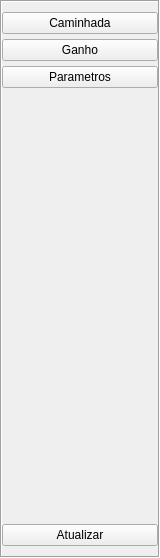
     <widget class="QFrame" name="change_window_frame">
      <property name="minimumSize">
       <size>
        <width>160</width>
        <height>0</height>
       </size>
      </property>
      <property name="maximumSize">
       <size>
        <width>160</width>
        <height>16777215</height>
       </size>
      </property>
      <property name="styleSheet">
       <string notr="true"/>
      </property>
      <property name="frameShape">
       <enum>QFrame::Box</enum>
      </property>
      <property name="frameShadow">
       <enum>QFrame::Sunken</enum>
      </property>
      <layout class="QVBoxLayout" name="verticalLayout">
       <property name="spacing">
        <number>5</number>
       </property>
       <property name="leftMargin">
        <number>0</number>
       </property>
       <property name="topMargin">
        <number>10</number>
       </property>
       <property name="rightMargin">
        <number>0</number>
       </property>
       <property name="bottomMargin">
        <number>10</number>
       </property>
       <item>
        <widget class="QPushButton" name="walk_window_btn">
         <property name="maximumSize">
          <size>
           <width>16777215</width>
           <height>16777215</height>
          </size>
         </property>
         <property name="text">
          <string>Caminhada</string>
         </property>
        </widget>
       </item>
       <item>
        <widget class="QPushButton" name="gain_window_btn">
         <property name="maximumSize">
          <size>
           <width>16777215</width>
           <height>16777215</height>
          </size>
         </property>
         <property name="text">
          <string>Ganho</string>
         </property>
        </widget>
       </item>
       <item>
        <widget class="QPushButton" name="parameters_window_btn">
         <property name="maximumSize">
          <size>
           <width>16777215</width>
           <height>16777215</height>
          </size>
         </property>
         <property name="text">
          <string>Parametros</string>
         </property>
        </widget>
       </item>
       <item>
        <spacer name="verticalSpacer">
         <property name="orientation">
          <enum>Qt::Vertical</enum>
         </property>
         <property name="sizeHint" stdset="0">
          <size>
           <width>20</width>
           <height>431</height>
          </size>
         </property>
        </spacer>
       </item>
       <item>
        <widget class="QPushButton" name="update_window_btn">
         <property name="maximumSize">
          <size>
           <width>16777215</width>
           <height>16777215</height>
          </size>
         </property>
         <property name="text">
          <string>Atualizar</string>
         </property>
        </widget>
       </item>
      </layout>
     </widget>
